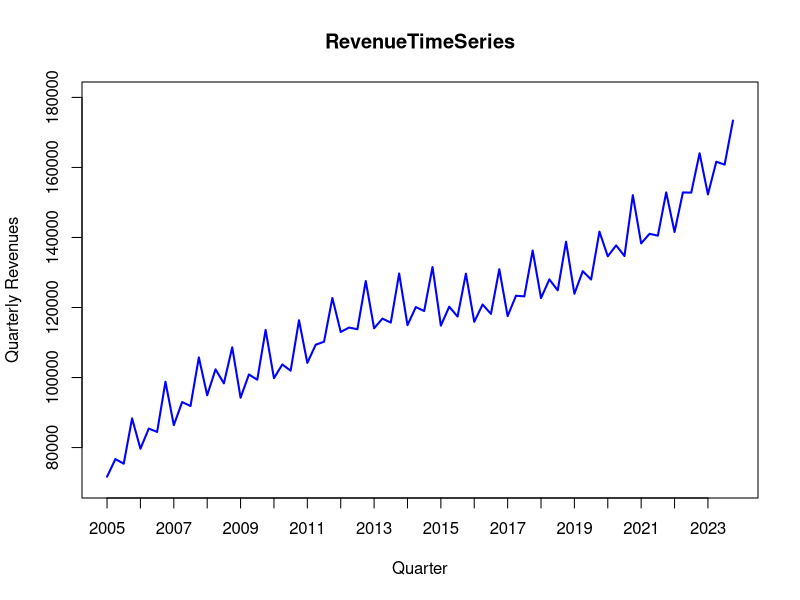
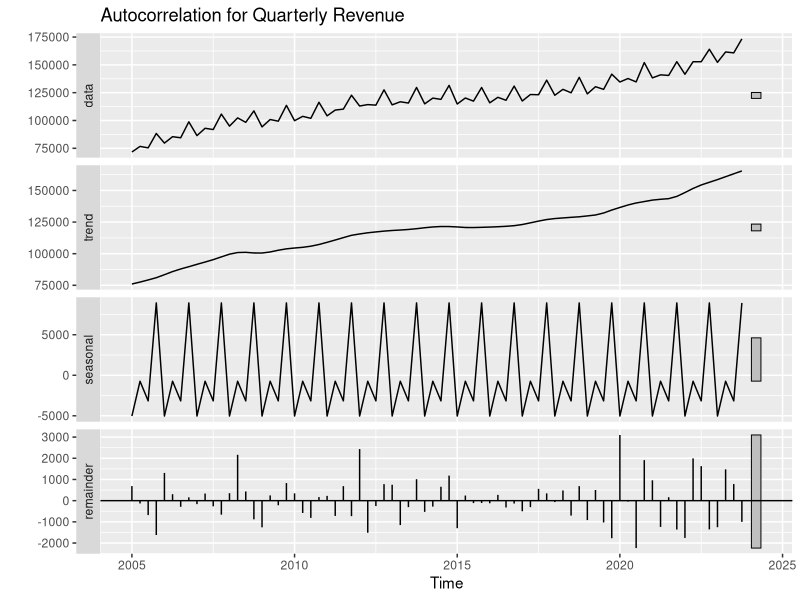

Recreate these plots in R, in order.
## USE FORECAST LIBRARY.

library(forecast)

## CREATE DATA FRAME. 


# Create data frame.
revenue.data <- read.csv("Walmart_Revenue_2003 to 2023.csv")

# See the first 6 records of the file.
head(revenue.data)


## USE ts() FUNCTION TO CREATE TIME SERIES DATA SET
## AND PARTITION DATA SET.
##Q1
# Function ts() takes three arguments: start, end, and freq.. 
# With quarterly data, frequency in a season (year) is equal to 4.
# Arguments start and end are pairs: (season number, period number).
revenue.ts <- ts(revenue.data$Revenue, 
                   start = c(2005, 1), end = c(2023, 4), freq = 4)
plot(revenue.ts, 
     xlab = "Quarter", ylab = "Quarterly Revenues", 
     ylim = c(70000, 180000), xaxt = 'n',
     main = "RevenueTimeSeries",
     lwd = 2, col = "blue")
axis(1, at = seq(2005,2023,1), labels=format(seq(2005,2023,1)))


revenue.stl <- stl(revenue.ts, s.window = "periodic")
autoplot(revenue.stl, main = "Autocorrelation for Quarterly Revenue")

##Q2
# Define the numbers of quarters in the training and validation sets,
# nTrain and nValid, respectively.
nValid <- 16 
nTrain <- length(revenue.ts) - nValid
train.ts <- window(revenue.ts, start = c(2005, 1), end = c(2005, nTrain))
valid.ts <- window(revenue.ts, start = c(2005, nTrain + 1), 
                   end = c(2005, nTrain + nValid))

#linear trend
train.lin <- tslm(train.ts ~ trend)

# See summary of linear trend model and associated parameters.
summary(train.lin)

# Apply forecast() function to make forecast for validation period.
train.lin.pred <- forecast(train.lin, h = nValid, level = 0)  
train.lin.pred

#quadratic trend
# Use tslm() function to create quadratic (polynomial) trend model.
train.quad <- tslm(train.ts ~ trend + I(trend^2))

# See summary of quadratic trend model and associated parameters.
summary(train.quad)

# Apply forecast() function to make predictions for ts data in
# validation set.  
train.quad.pred <- forecast(train.quad, h = nValid, level = 0)
train.quad.pred

# Use tslm() function to create seasonal model.
train.season <- tslm(train.ts ~ season)

# See summary of seasonal model and associated parameters.
summary(train.season)

# If necessary, run the following code to identify seasons.
train.season$data 

# Apply forecast() function to make predictions for ts with 
# seasonality data in validation set.  
train.season.pred <- forecast(train.season, h = nValid, level = 0)
train.season.pred 

# Use tslm() function to create linear trend and seasonal model.
train.lin.season <- tslm(train.ts ~ trend + season)

# See summary of linear trend and seasonality model and associated parameters.
summary(train.lin.season)

# Apply forecast() function to make predictions for ts with 
# linear trend and seasonality data in validation set.  
train.lin.season.pred <- forecast(train.lin.season, h = nValid, level = 0)
train.lin.season.pred

# Use tslm() function to create linear trend and seasonal model.
train.lin.season <- tslm(train.ts ~ trend + season)

# See summary of linear trend and seasonality model and associated parameters.
summary(train.lin.season)

# Apply forecast() function to make predictions for ts with 
# linear trend and seasonality data in validation set.  
train.lin.season.pred <- forecast(train.lin.season, h = nValid, level = 0)
train.lin.season.pred

# Use tslm() function to create quadratic trend and seasonal model.
train.quad.season <- tslm(train.ts ~ trend + I(trend^2) + season)

# See summary of quadratic trend and seasonality model and associated parameters.
summary(train.quad.season)

# Apply forecast() function to make predictions for ts with 
# trend and seasonality data in validation set.  
train.quad.season.pred <- forecast(train.quad.season, h = nValid, level = 0)
train.quad.season.pred

# Use accuracy() function to identify common accuracy measures
# for various regression models: (1)linear trend, (2) quadratic  
# (polynomial) trend, (3) seasonality, and (4) linear trend and seasonality.
round(accuracy(train.lin.pred$mean, valid.ts),3)
round(accuracy(train.quad.pred$mean, valid.ts),3)
round(accuracy(train.season.pred$mean, valid.ts),3)
round(accuracy(train.lin.season.pred$mean, valid.ts),3)
round(accuracy(train.quad.season.pred$mean, valid.ts),3)

#Q3

revenue.lin.season <- tslm(revenue.ts~trend+season)
summary(revenue.lin.season)
revenue.lin.season.pred <- forecast(revenue.lin.season, h=8, level=0)
revenue.lin.season.pred

revenue.lin.trend <- tslm(revenue.ts~trend)
summary(revenue.lin.trend)
revenue.lin.trend.pred <- forecast(revenue.lin.trend, h=8, level=0)
revenue.lin.trend.pred

revenue.quad.season <- tslm(revenue.ts~trend+I(trend^2)+season)
summary(revenue.quad.season)
revenue.quad.season.pred <- forecast(revenue.lin.trend, h=8, level=0)
revenue.quad.season.pred

# Use accuracy() function to identify common accuracy measures
# for naive model, seasonal naive, and regression model with quadratic trend and seasonality.
round(accuracy(revenue.lin.trend.pred$fitted, revenue.ts),3)
round(accuracy(revenue.lin.season.pred$fitted, revenue.ts),3)
round(accuracy((naive(revenue.ts))$fitted, revenue.ts), 3)
round(accuracy((snaive(revenue.ts))$fitted, revenue.ts), 3)
round(accuracy(revenue.quad.season.pred$fitted, revenue.ts), 3)

